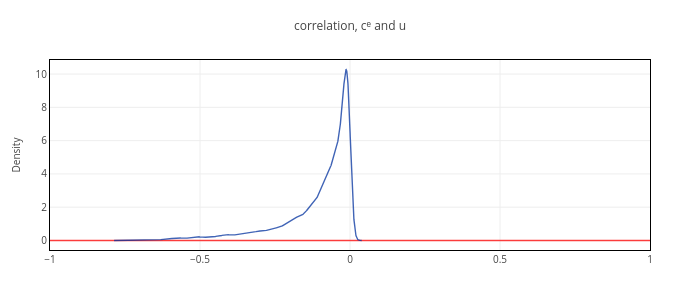

The cell this chart's notebook holds for it:
### Code cell
# ----- CoVariance -----

# - Chart
figures_covar    = Array{Any}(undef, 1)

if par_size.Q_cov > 0
    title = "correlation, cᵉ and u";
    k = kde(chain_θ_bound[par_size.R+par_size.d+par_size.Z + par_size.Z_plus + par_size.Q+1, :]);
    println("correlation: ", mean(chain_θ_bound[par_size.R+par_size.d+par_size.Z + par_size.Z_plus + par_size.Q+1, :]))

elseif par_size.H > 0
    title = "Contemporaneous Effect of u on cᵉ";
    k = kde(chain_θ_bound[par_size.R+par_size.d+par_size.Z + par_size.Z_plus + par_size.Q+par_size.Q_cov+1, :]);
    println("Contemporaneous effect: ", mean(chain_θ_bound[par_size.R+par_size.d+par_size.Z + par_size.Z_plus + par_size.Q+par_size.Q_cov+1, :]))
else
    println("No parameter estimated.")
    title = "";
    k = kde(zeros(1, 2));
end

kde_x         = k.x;
x_prior       = collect(-1.0:0.01:1.0);
kde_prior     = pdf(Normal(0, 1000), x_prior);
kde_posterior = k.density;

trace1 = pltjs.scatter(x=x_prior, y=kde_prior, line=attr(width=1.4, color=c2), name="Prior", showlegend=false);
trace2 = pltjs.scatter(x=kde_x, y=kde_posterior, line=attr(width=1.4, color=c1), name="Posterior", showlegend=false);

layout = pltjs.Layout(;title=title, titlefont=attr(size=12),
                        xaxis=attr(tickfont_size=10, showgrid=true, linecolor="black", mirror=true, zeroline=false, titlefont=attr(size=10), range=[-1.0, 1.0]),
                        yaxis=attr(tickfont_size=10, showgrid=true, linecolor="black", mirror=true, zeroline=false, titlefont=attr(size=10), title="Density"));

figures_covar[1]= pltjs.plot([trace1; trace2], layout);



figures_covar[1].plot.layout["width"]  = 700;
figures_covar[1].plot.layout["height"] = 300;
display(figures_covar[1])

if par_size.T > 0

    χ = kde(chain_θ_bound[par_size.R+par_size.d+par_size.Z+par_size.Q+par_size.Q_cov+par_size.H+par_size.c+1, :]);
    kde_x        = χ.x;

    trace1 = pltjs.scatter(x=kde_x, y=χ.density, line=attr(width=1.4, color=c1), name="Posterior", showlegend=false);

    layout = pltjs.Layout(;title="χ", titlefont=attr(size=12),
                            xaxis=attr(tickfont_size=10, showgrid=true, linecolor="black", mirror=true, zeroline=false, titlefont=attr(size=10), range=[-4.0, 4.0]),
                            yaxis=attr(tickfont_size=10, showgrid=true, linecolor="black", mirror=true, zeroline=false, titlefont=attr(size=10), title="Density"));
    fig_chi = pltjs.plot([trace1], layout);
    fig_chi.plot.layout["width"]  = 700;
    fig_chi.plot.layout["height"] = 300;
    display(fig_chi)
end

### Figure 1 — Plotly figure (JSON) as saved in the notebook; plotly's stock layout.template omitted (floating-point values rounded to 4 significant figures; data arrays with more than 128 entries replaced by an {"elided": "..."} marker saying what was removed)
{"data": [{"line": {"color": "rgba(255, 0, 0, .75)", "width": 1.4}, "name": "Prior", "showlegend": false, "type": "scatter", "x": {"elided": "201 float values"}, "y": {"elided": "201 float values"}}, {"line": {"color": "rgba(0, 48, 158, .75)", "width": 1.4}, "name": "Posterior", "showlegend": false, "type": "scatter", "x": {"elided": "2048 float values"}, "y": {"elided": "2048 float values"}}], "layout": {"height": 300, "margin": {"b": 50, "l": 50, "r": 50, "t": 60}, "title": "correlation, cᵉ and u", "titlefont": {"size": 12}, "width": 700, "xaxis": {"linecolor": "black", "mirror": true, "range": [-1, 1], "showgrid": true, "tickfont": {"size": 10}, "titlefont": {"size": 10}, "zeroline": false}, "yaxis": {"linecolor": "black", "mirror": true, "showgrid": true, "tickfont": {"size": 10}, "title": "Density", "titlefont": {"size": 10}, "zeroline": false}}}
